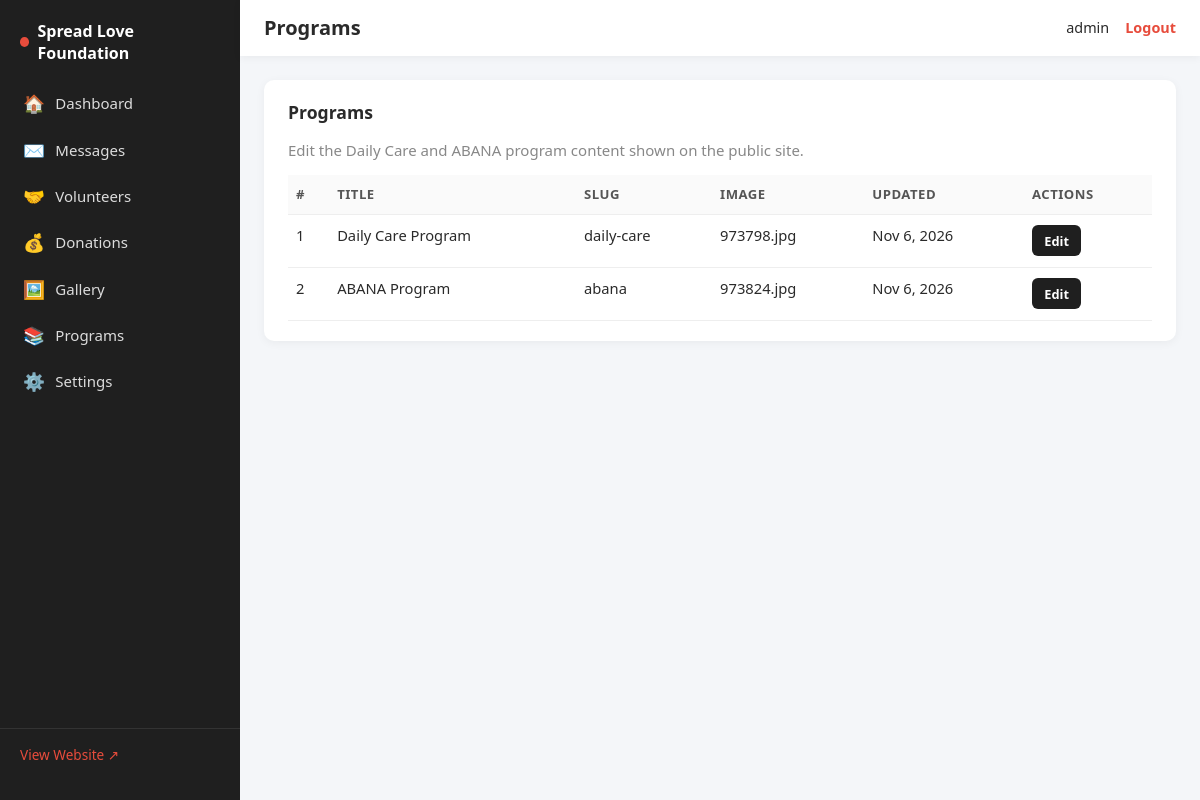
The app's page /admin/programs/list.php (signed in) with its own data.
### tables this page shows
CREATE TABLE `programs` (
  `id` int(11) NOT NULL,
  `slug` varchar(50) NOT NULL,
  `title` varchar(150) NOT NULL,
  `short_desc` text DEFAULT NULL,
  `full_content` longtext DEFAULT NULL,
  `image` varchar(255) DEFAULT NULL,
  `updated_at` timestamp NOT NULL DEFAULT current_timestamp() ON UPDATE current_timestamp()
);

### includes/functions.php (called while the page is built, shortened)
<?php
function e(?string $value): string
{
    return htmlspecialchars((string)$value, ENT_QUOTES, 'UTF-8');
}

### admin/auth.php (called while the page is built, shortened)
<?php
require_once __DIR__ . '/../includes/functions.php';
function current_admin(): array
{
    return [
        'id'    => $_SESSION['admin_id']    ?? 0,
        'name'  => $_SESSION['admin_name']  ?? 'Admin',
        'email' => $_SESSION['admin_email'] ?? '',
        'role'  => $_SESSION['admin_role']  ?? 'editor',
    ];
}

### config/database.php (called while the page is built, shortened)
<?php
function db(): PDO
{
    static $pdo = null;
    if ($pdo === null) {
        $dsn = 'mysql:host=' . DB_HOST . ';dbname=' . DB_NAME . ';charset=' . DB_CHARSET;
        $options = [
            PDO::ATTR_ERRMODE            => PDO::ERRMODE_EXCEPTION,
            PDO::ATTR_DEFAULT_FETCH_MODE => PDO::FETCH_ASSOC,
            PDO::ATTR_EMULATE_PREPARES   => false,
        ];
        try {
            $pdo = new PDO($dsn, DB_USER, DB_PASS, $options);
        } catch (PDOException $e) {
            if (APP_ENV === 'development') {
                die('Database connection failed: ' . $e->getMessage());
            }
            die('Database connection failed. Please try again later.');
        }
    }
    return $pdo;
}

### admin/programs/list.php (the view)
<?php
require_once __DIR__ . '/../auth.php';
require_once __DIR__ . '/../../config/database.php';
$adminPageTitle = 'Programs';
$programs = db()->query('SELECT * FROM programs ORDER BY id ASC')->fetchAll();
include __DIR__ . '/../includes/admin-header.php';
?>
<section class="admin-panel">
    <h2>Programs</h2>
    <p class="muted">Edit the Daily Care and ABANA program content shown on the public site.</p>
    <table class="admin-table">
        <thead><tr><th>#</th><th>Title</th><th>Slug</th><th>Image</th><th>Updated</th><th>Actions</th></tr></thead>
        <tbody>
        <?php foreach ($programs as $p): ?>
            <tr>
                <td><?= (int)$p['id'] ?></td>
                <td><?= e($p['title']) ?></td>
                <td><?= e($p['slug']) ?></td>
                <td><?= e($p['image'] ?: '—') ?></td>
                <td><?= e(date('M j, Y', strtotime($p['updated_at']))) ?></td>
                <td><a href="edit.php?id=<?= (int)$p['id'] ?>" class="btn btn-sm btn-secondary">Edit</a></td>
            </tr>
        <?php endforeach; ?>
        </tbody>
    </table>
</section>
<?php include __DIR__ . '/../includes/admin-footer.php'; ?>

### admin/includes/admin-header.php (shortened to what this page needs)
<?php
$admin = current_admin();
?>
<!DOCTYPE html>
<html lang="en">
<head>
    <link rel="stylesheet" href="<?= e(ASSETS_URL) ?>css/admin.css">
</head>
<body class="admin-body">
<div class="admin-layout">
    <?php include __DIR__ . '/admin-sidebar.php'; ?>
    <div class="admin-main">
        <header class="admin-topbar">
            <h1 class="admin-page-title"><?= e($adminPageTitle) ?></h1>
            <div class="admin-user">
                <span><?= e($admin['name']) ?></span>
                <a href="<?= e(BASE_URL) ?>admin/logout.php" class="admin-logout">Logout</a>
            </div>
        </header>
        <div class="admin-content">

### admin/includes/admin-sidebar.php
<?php
$currentAdminPage = basename($_SERVER['PHP_SELF']);
$currentAdminDir  = basename(dirname($_SERVER['PHP_SELF']));
$menu = [
    ['href' => 'dashboard.php',       'label' => 'Dashboard',       'icon' => '🏠', 'dir' => 'admin',       'key' => 'dashboard'],
    ['href' => 'messages/list.php',   'label' => 'Messages',        'icon' => '✉️', 'dir' => 'messages',   'key' => 'list'],
    ['href' => 'volunteers/list.php', 'label' => 'Volunteers',      'icon' => '🤝', 'dir' => 'volunteers', 'key' => 'list'],
    ['href' => 'donations/list.php',  'label' => 'Donations',       'icon' => '💰', 'dir' => 'donations',  'key' => 'list'],
    ['href' => 'gallery/list.php',    'label' => 'Gallery',         'icon' => '🖼️', 'dir' => 'gallery',    'key' => 'list'],
    ['href' => 'programs/list.php',   'label' => 'Programs',        'icon' => '📚', 'dir' => 'programs',   'key' => 'list'],
    ['href' => 'settings/general.php','label' => 'Settings',        'icon' => '⚙️', 'dir' => 'settings',   'key' => 'general'],
];
?>
<aside class="admin-sidebar" id="adminSidebar">
    <div class="admin-brand">
        <span class="admin-brand-dot"></span>
        <span><?= e(SITE_NAME) ?></span>
    </div>
    <nav class="admin-nav">
        <?php foreach ($menu as $item): ?>
            <?php
                $isActive = ($currentAdminDir === $item['dir'] && $currentAdminPage === $item['key'])
                         || ($item['dir'] === 'admin' && $currentAdminPage === 'dashboard.php');
            ?>
            <a href="<?= e(BASE_URL . 'admin/' . $item['href']) ?>"
               class="admin-nav-link <?= $isActive ? 'active' : '' ?>">
                <span class="admin-nav-icon"><?= $item['icon'] ?></span>
                <span><?= e($item['label']) ?></span>
            </a>
        <?php endforeach; ?>
    </nav>
    <div class="admin-sidebar-footer">
        <a href="<?= e(BASE_URL) ?>index.php" target="_blank">View Website ↗</a>
    </div>
</aside>

### admin/includes/admin-footer.php (shortened to what this page needs)
        </div>
    </div>
</div>
</body>
</html>

### assets/css/admin.css (style rules this page uses)
* { box-sizing: border-box; }
body.admin-body { margin: 0; font-family: "Segoe UI", Arial, sans-serif; background: #f4f6f9; color: #2a2a2a; font-size: 15px; }
a { color: #e74c3c; text-decoration: none; }
.admin-layout { display: grid; grid-template-columns: 240px 1fr; min-height: 100vh; }
.admin-sidebar { background: #1f1f1f; color: #dcdcdc; display: flex; flex-direction: column; padding: 1.25rem 0; position: sticky; top: 0; height: 100vh; }
.admin-brand { display: flex; align-items: center; gap: .5rem; color: #fff; font-weight: 700; padding: 0 1.25rem 1rem; font-size: 1rem; }
.admin-brand-dot { width: 10px; height: 10px; border-radius: 50%; background: #e74c3c; display: inline-block; }
.admin-nav { display: flex; flex-direction: column; flex: 1; overflow-y: auto; }
.admin-nav-link { display: flex; gap: .65rem; align-items: center; padding: .7rem 1.25rem; color: #dcdcdc; border-left: 3px solid transparent; transition: background .15s, border-color .15s, color .15s; }
.admin-nav-icon { font-size: 1.1rem; }
.admin-sidebar-footer { padding: 1rem 1.25rem; border-top: 1px solid #333; font-size: .85rem; }
.admin-sidebar-footer a { color: #e74c3c; }
.admin-main { display: flex; flex-direction: column; }
.admin-topbar { display: flex; align-items: center; justify-content: space-between; padding: .9rem 1.5rem; background: #fff; box-shadow: 0 2px 8px rgba(0,0,0,.05); position: sticky; top: 0; z-index: 10; }
.admin-page-title { font-size: 1.25rem; margin: 0; }
.admin-user { display: flex; gap: 1rem; align-items: center; font-size: .9rem; }
.admin-logout { color: #e74c3c; font-weight: 600; }
.admin-content { padding: 1.5rem; display: flex; flex-direction: column; gap: 1.5rem; max-width: 1200px; width: 100%; }
.admin-panel { background: #fff; border-radius: 10px; padding: 1.25rem 1.5rem; box-shadow: 0 2px 10px rgba(0,0,0,.05); }
.admin-panel h2 { font-size: 1.1rem; margin: 0 0 1rem; }
.admin-table { width: 100%; border-collapse: collapse; font-size: .92rem; }
.admin-table th, .admin-table td { padding: .65rem .5rem; text-align: left; border-bottom: 1px solid #eee; vertical-align: top; }
.admin-table th { background: #fafafa; color: #555; font-weight: 600; font-size: .82rem; text-transform: uppercase; letter-spacing: .5px; }
.btn { display: inline-block; padding: .5rem 1rem; border-radius: 6px; font-weight: 600; font-size: .88rem; cursor: pointer; border: 1px solid transparent; transition: background .15s; text-decoration: none; background: #eee; color: #2a2a2a; }
.btn-secondary { background: #1f1f1f; color: #fff; }
.btn-sm { padding: .35rem .7rem; font-size: .8rem; }
.muted { color: #888; }

### records on screen
programs: id "1", title "Daily Care Program", slug "daily-care", image "973798.jpg", updated_at "Nov 6, 2026"
programs: id "2", title "ABANA Program", slug "abana", image "973824.jpg", updated_at "Nov 6, 2026"

### other values on screen
SITE_NAME "Spread Love Foundation"
$item['icon'] "🏠"
$item['label'] "Dashboard"
$item['icon'] "✉️"
$item['label'] "Messages"
$item['icon'] "🤝"
$item['label'] "Volunteers"
$item['icon'] "💰"
$item['label'] "Donations"
$item['icon'] "🖼️"
$item['label'] "Gallery"
$item['icon'] "📚"
$item['label'] "Programs"
$item['icon'] "⚙️"
$item['label'] "Settings"
